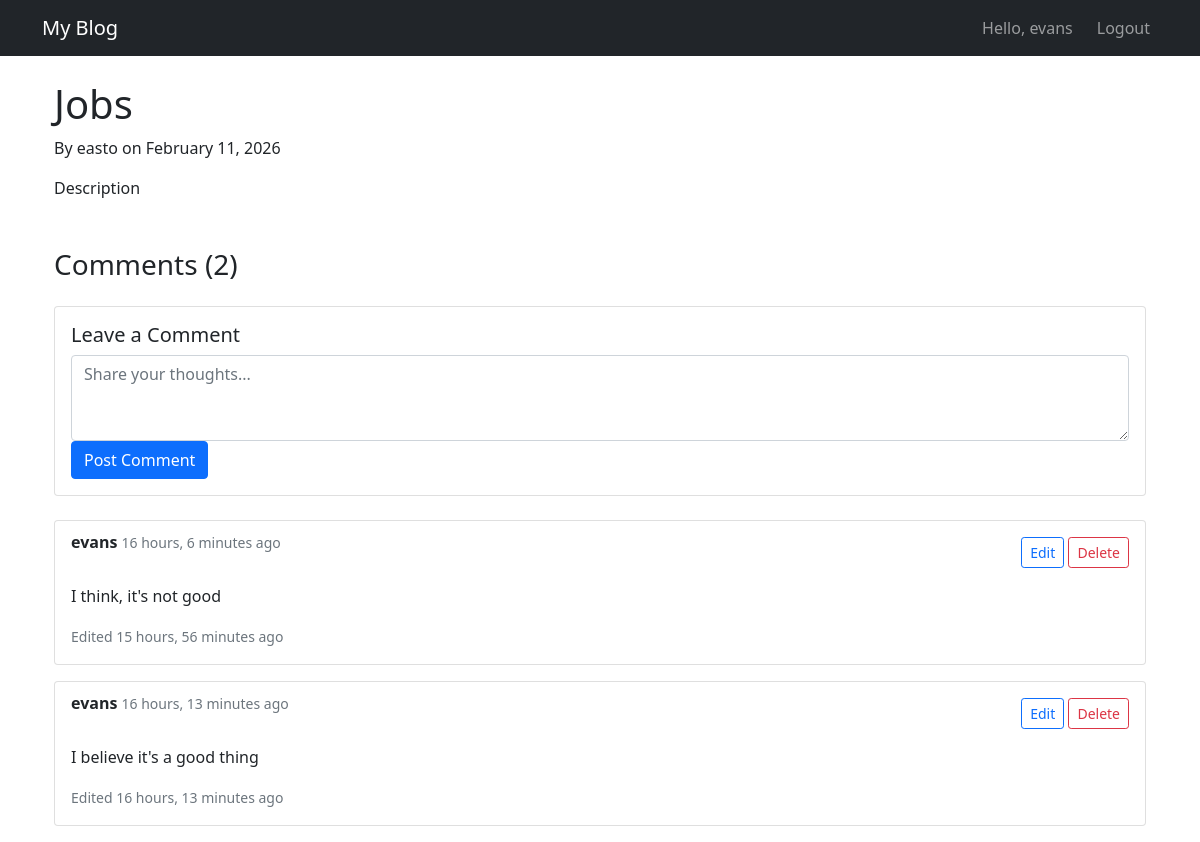
The app's page /blog/post/2/ (signed in) with its own data.
### users/models.py (models this page shows, shortened)
class CustomUser(AbstractUser):
    class Role(models.TextChoices):
        ADMIN = 'admin', _('Admin')
        AUTHOR = 'author', _('Author')
        READER = 'reader', _('Reader')
    bio = models.TextField(max_length=500, blank=True)
    location = models.CharField(max_length=30, blank=True)
    birth_date = models.DateField(null=True, blank=True)
    profile_image = models.ImageField(upload_to='profile_pics/', blank=True)
    role = models.CharField(
        max_length=10,
        choices=Role.choices,
        default=Role.READER
    )
    email_verified = models.BooleanField(default=False)
    email_verification_token = models.CharField(max_length=100, blank=True)
    email_verification_sent_at = models.DateTimeField(null=True, blank=True)
    def __str__(self):
        return self.username

### blog/models.py (models this page shows, shortened)
class Post(models.Model):
    STATUS_CHOICES = (
        ('draft', 'Draft'),
        ('published', 'Published'),
    )
    title = models.CharField(max_length=200)
    slug = models.SlugField(max_length=250, unique_for_date='created_at')
    content = models.TextField()
    author = models.ForeignKey(
        settings.AUTH_USER_MODEL,
        on_delete=models.CASCADE,
        related_name='blog_posts'
    )
    category = models.ForeignKey(
        Category,
        on_delete=models.SET_NULL,
        null=True,
        blank=True,
        related_name='posts'
    )
    tags = models.ManyToManyField(
        Tag,
        blank=True,
        related_name='posts'
    )
    status = models.CharField(
        max_length=10,
        choices=STATUS_CHOICES,
        default='draft'
    )
    cover_image = models.ImageField(
        upload_to='post_covers/',
        blank=True,
        null=True
    )
    views_count = models.PositiveIntegerField(default=0)
    created_at = models.DateTimeField(default=timezone.now)
    updated_at = models.DateTimeField(auto_now=True)
    published_at = models.DateTimeField(blank=True, null=True)
    class Meta:
        ordering = ('-published_at', '-created_at')
        indexes = [
            models.Index(fields=['-published_at']),
            models.Index(fields=['status']),
        ]

class Comment(models.Model):
    post = models.ForeignKey(
        Post,  # References Post model defined above
        on_delete=models.CASCADE,
        related_name='post_comments'
    )
    author = models.ForeignKey(
        settings.AUTH_USER_MODEL,
        on_delete=models.CASCADE,
        related_name='blog_comments'
    )
    content = models.TextField()
    approved = models.BooleanField(default=False)
    created_at = models.DateTimeField(auto_now_add=True)
    updated_at = models.DateTimeField(auto_now=True)
    parent = models.ForeignKey(
        'self',  # Self-referential foreign key
        on_delete=models.CASCADE,
        null=True,
        blank=True,
        related_name='replies'
    )
    class Meta:
        ordering = ['-created_at']
        indexes = [
            models.Index(fields=['post', 'created_at']),
            models.Index(fields=['approved']),
        ]

### blog/views.py (the view)
# urls.py: path('post/<int:pk>/', views.post_detail, name='post_detail'),
def post_detail(request, pk):
    post = get_object_or_404(Post, pk=pk)
    return render(request, 'blog/post_detail.html', {'post': post})

### templates/blog/post_detail.html (shortened to what this page needs)
{% extends 'base.html' %}
{% block content %}
<div class="container mt-4">
    <h1>{{ post.title }}</h1>
    <p>By {{ post.author }} on {{ post.created_at|date:"F d, Y" }}</p>
    <div>{{ post.content|linebreaks }}</div>
    <div class="mt-5">
        <h3>Comments ({{ post.post_comments.count }})</h3>
        {% if user.is_authenticated %}
        <div class="card my-4">
            <div class="card-body">
                <h5 class="card-title">Leave a Comment</h5>
                <form method="post" action="{% url 'blog:add_comment' post.id %}">
                    <div class="form-group">
                        <textarea class="form-control" name="content" rows="3"
                                  placeholder="Share your thoughts..." required></textarea>
                    </div>
                    <button type="submit" class="btn btn-primary">Post Comment</button>
                </form>
            </div>
        </div>
        {% else %}
        <div class="alert alert-info">
            <a href="{% url 'login' %}?next={{ request.path }}">Log in</a> to leave a comment.
        </div>
        {% endif %}
        {% for comment in post.post_comments.all %}
            {% if comment.approved or user.is_staff or comment.author == user %}
            <div class="card mb-3 {% if not comment.approved %}border-warning{% endif %}">
                <div class="card-body">
                    <div class="d-flex justify-content-between align-items-start">
                        <div>
                            <h6 class="card-subtitle mb-2">
                                <strong>{{ comment.author.username }}</strong>
                                <small class="text-muted ml-2">{{ comment.created_at|timesince }} ago</small>
                            </h6>
                        </div>
                        {% if user.is_authenticated and comment.author == user or user.is_staff %}
                        <div>
                            <a href="{% url 'blog:edit_comment' comment.id %}" class="btn btn-sm btn-outline-primary">
                                Edit
                            </a>
                            <a href="{% url 'blog:delete_comment' comment.id %}"
                               class="btn btn-sm btn-outline-danger"
                               onclick="return confirm('Are you sure you want to delete this comment?')">
                                Delete
                            </a>
                        </div>
                        {% endif %}
                    </div>
                    <p class="card-text mt-2">{{ comment.content|linebreaks }}</p>
                    {% if comment.updated_at != comment.created_at %}
                    <small class="text-muted">Edited {{ comment.updated_at|timesince }} ago</small>
                    {% endif %}
                </div>
            </div>
            {% endif %}
        {% empty %}
        <div class="alert alert-light text-center">
            No comments yet. Be the first to comment!
        </div>
        {% endfor %}
    </div>
</div>
{% endblock %}

### templates/base.html (shortened to what this page needs)
<!DOCTYPE html>
<html lang="en">
<head>
    <link href="https://cdn.jsdelivr.net/npm/bootstrap@5.1.3/dist/css/bootstrap.min.css" rel="stylesheet">
</head>
<body>
    <nav class="navbar navbar-expand-lg navbar-dark bg-dark">
        <div class="container">
            <a class="navbar-brand" href="{% url 'blog:home' %}">My Blog</a>
            <div class="navbar-nav ms-auto">
                {% if user.is_authenticated %}
                <span class="navbar-text me-3">Hello, {{ user.username }}</span>
                <a class="nav-link" href="{% url 'logout' %}">Logout</a>
                {% else %}
                <a class="nav-link" href="{% url 'login' %}">Login</a>
                <a class="nav-link" href="{% url 'register' %}">Register</a>
                {% endif %}
            </div>
        </div>
    </nav>
    <div class="container">
        {% block content %}
        {% endblock %}
    </div>
</body>
</html>

### records on screen
CustomUser: username "evans"
Post: title "Jobs", author "easto", created_at "February 11, 2026", content "Description", post_comments.count "2"
Comment: author.username "evans", created_at "16 hours, 6 minutes", shows "Edit", content "I think, it's not good", updated_at "15 hours, 56 minutes"
Comment: author.username "evans", created_at "16 hours, 13 minutes", shows "Edit", content "I believe it's a good thing", updated_at "16 hours, 13 minutes"
